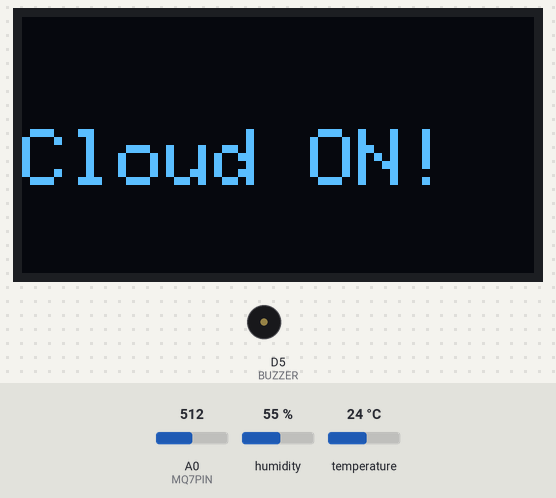
Recording of a sketch running on a simulated ESP8266 (NodeMCU). On the bench: 128×64 one-colour display, buzzer (waves = sounding, pin HIGH). The inputs (shaded band) are chosen by the test bench; at power-on: A0 (MQ7PIN) = 512, humidity 55 %, temperature 24 °C. WiFi joins after 1.5 s; servers stay silent unless stated; what the sketch prints to the serial monitor is not drawn.

Above: at 3.4 s.
3.5 s: A0 (MQ7PIN) set to 0
At 9.5 s:
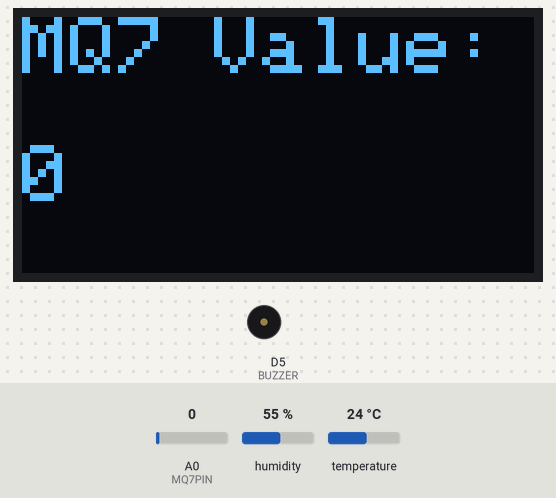
12.5 s: A0 (MQ7PIN) set to 40
At 23.8 s:
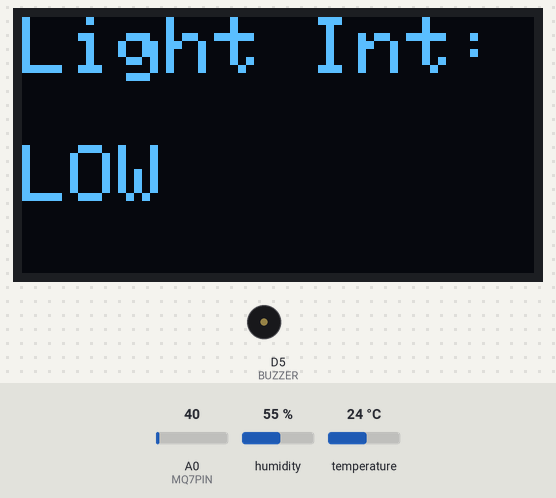
24.0 s: humidity set to 22 %
30.7 s: temperature set to 12 °C
At 42.0 s:
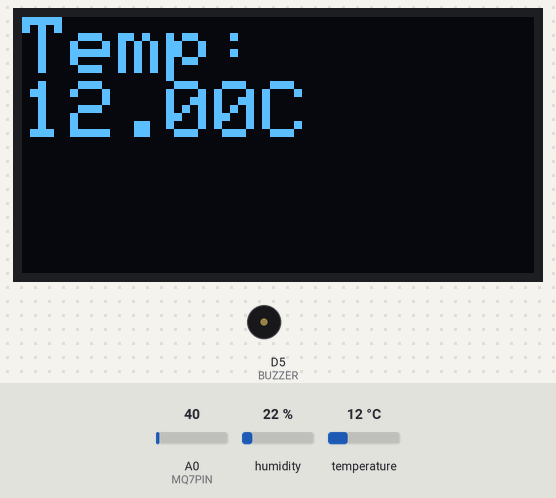
42.2 s: humidity set to 40 %
At 44.3 s:
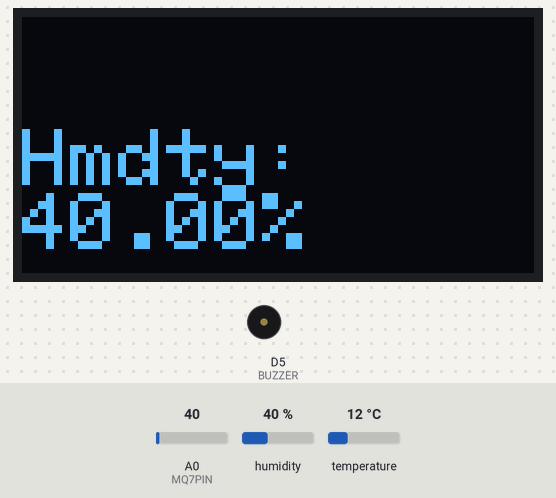
47.0 s: temperature set to 19 °C
At 54.2 s:
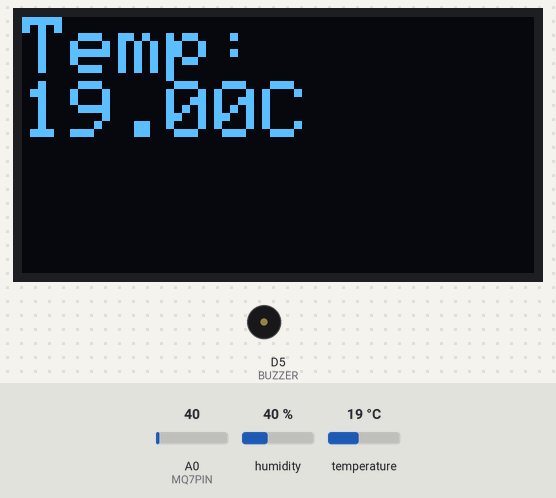
Timing chart, 0 to 55.7 s (numbered marks = the images above; inputs shaded):
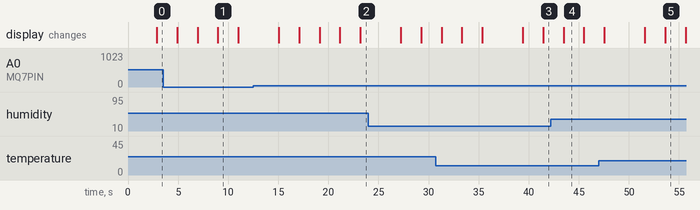

Measured:
- what the display in image 1 shows lasts 2.0 s, from 9.0 s to 11.0 s

The sketch:

Primary_Code_v1.ino
```cpp
#define BLYNK_TEMPLATE_ID "your_Template_ID"
#define BLYNK_TEMPLATE_NAME "Your_Template_Name"
#define BLYNK_AUTH_TOKEN "your_auth_token"
#define BLYNK_PRINT Serial
#define SCREEN_WIDTH 128
#define SCREEN_HEIGHT 64
#define DHTPIN D3
#define DHTTYPE DHT11
#define MQ7PIN A0
#define BUZZER D5
#define LDR_PIN D0
#define OLED_RESET     -1 // Reset pin
#define SCREEN_ADDRESS 0x3C

#include <BlynkSimpleEsp8266.h>
#include <SPI.h>
#include <Wire.h>
#include <ESP8266WiFi.h>
#include <Adafruit_GFX.h>
#include <Adafruit_SSD1306.h>
#include <DHT.h>

//WiFiClient client;
Adafruit_SSD1306 display(SCREEN_WIDTH, SCREEN_HEIGHT, &Wire, OLED_RESET);

char auth[] = BLYNK_AUTH_TOKEN;
char ssid[] = "Wifi_SSID(name)";  // type your wifi name
char pass[] = "WiFi_Password";  // type your wifi password

BlynkTimer timer;

DHT dht(DHTPIN, DHTTYPE);

//just some buffers. Modified in V3
float btemp = 12.6;
float bhumid = 24;
int count = 0;

void sendSensor()
{
  display.clearDisplay();
  display.setTextSize(2);
  display.setTextColor(WHITE);
  display.setCursor(0, 28);

  float temperature = dht.readTemperature();

  if(WiFi.status() == WL_CONNECTED)
    display.print("Cloud ON!");
  else
    display.print("Cloud OFF!");

  display.display();
  delay(2000);
  display.clearDisplay();

  if(!isnan(temperature))
    btemp = temperature;

  int mq7Value = analogRead(MQ7PIN);
  int ldrValue = analogRead(LDR_PIN);


  display.setCursor(0, 0);
  display.println("Temp: ");
  Serial.println(btemp);
  display.print(btemp);
  display.print("C");
  display.display();
  delay(2000);
  display.clearDisplay();

  float humidity = dht.readHumidity();

  if(!isnan(humidity))
    bhumid = humidity;

  //display.setTextSize(2);
  display.setCursor(0, 28);
  display.println("Hmdty: ");
  display.print(bhumid);
  Serial.println(bhumid);
  display.print("%");
  display.display();
  delay(2000);
  display.clearDisplay();

  //display.setTextSize(2);
  display.setCursor(0, 0);
  display.println("MQ7 Value: ");
  display.print(mq7Value);

  display.display();
  delay(2000);
  display.clearDisplay();

  //display.setTextSize(2);
  display.setCursor(0,0);
  display.println(F("Light Int: "));
  display.print(ldrValue?"LOW":"HIGH");

  display.display();
  delay(2000);
  display.clearDisplay();

  delay(2000);

  if( btemp > 30)
    Blynk.logEvent("temperature_change_detected", String("High Temperature Detected! T(in C)" + String(btemp)));

  if(ldrValue == 1023){
    Blynk.logEvent("low_light_intensity");
    digitalWrite(BUZZER, HIGH);
  }
  else
    digitalWrite(BUZZER, LOW);

  if(mq7Value > 550)
    Blynk.logEvent("pollution_alert");

  if( bhumid > 70)
    Blynk.logEvent("high_humidity");

  Blynk.virtualWrite(V4, mq7Value);
  Blynk.virtualWrite(V0, ldrValue);
  Blynk.virtualWrite(V3, btemp);
  Blynk.virtualWrite(V1, bhumid);
}


void setup() {
  pinMode(BUZZER, OUTPUT);
  dht.begin();
  Serial.begin(115200);

//    WiFi.begin("Error","99999998");
//    while(WiFi.status() != WL_CONNECTED){
//    delay(200);
//    count++;
//    Serial.print("..");
//    if(count == 50)
//    break;
//  }
//  Serial.println();
//  Serial.println("NodeMCU is connected!");
//  Serial.println(WiFi.localIP());

  if(!display.begin(SSD1306_SWITCHCAPVCC, SCREEN_ADDRESS)) {
    Serial.println(F("SSD1306 allocation failed"));
    for (;;);
  }

  Blynk.begin(auth, ssid, pass);
  timer.setInterval(1000L, sendSensor);

}

void loop() {
  Blynk.run();
  timer.run();
}
```
